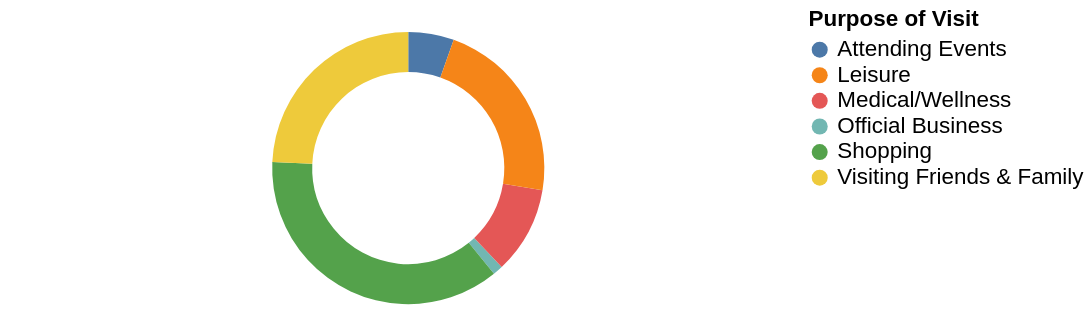

Source (Vega-Lite JSON):
### Vega-Lite specification from a JSON file in a GitHub repository (floating-point values rounded to 4 significant figures)
{"$schema": "https://vega.github.io/schema/vega-lite/v5.json", "width": 500, "height": 200, "data": {"values": [{"Category": "Official Business", "Value": 1.2}, {"Category": "Attending Events", "Value": 5.4}, {"Category": "Medical/Wellness", "Value": 10.3}, {"Category": "Leisure", "Value": 22.1}, {"Category": "Shopping", "Value": 36.4}, {"Category": "Visiting Friends & Family", "Value": 24.2}]}, "encoding": {"color": {"field": "Category", "type": "nominal", "legend": {"title": "Purpose of Visit", "titleFontSize": 14, "labelFontSize": 14, "orient": "right", "offset": 0}}, "theta": {"field": "Value", "type": "quantitative"}, "tooltip": [{"field": "Category", "title": "Purpose of Visit"}, {"field": "Value", "title": "Percentage", "format": ".1f"}]}, "mark": {"type": "arc", "innerRadius": 60, "outerRadius": 85, "tooltip": true}, "config": {"tooltip": {"size": {"value": 15}}}}
